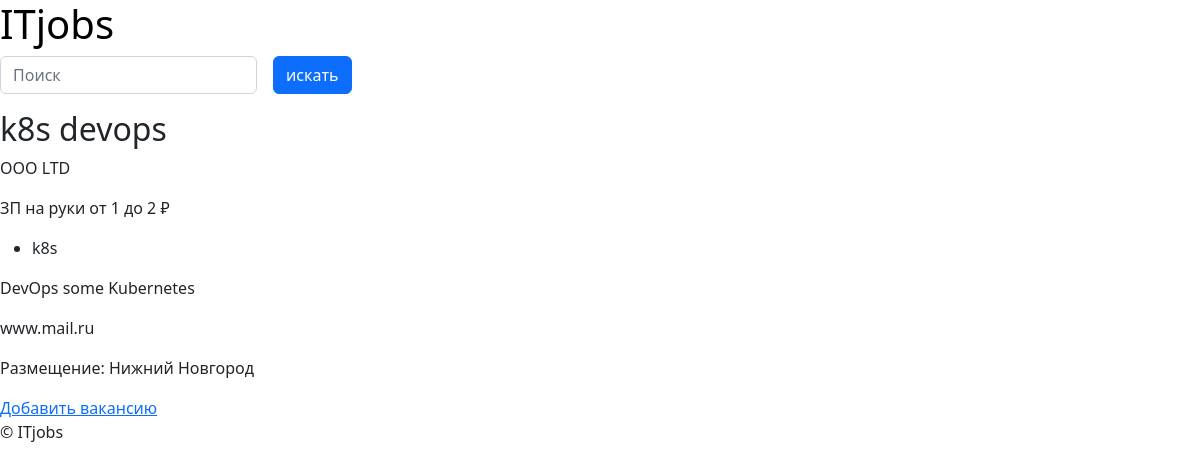
/jobs/16, run on an earlier commit of the app's database.
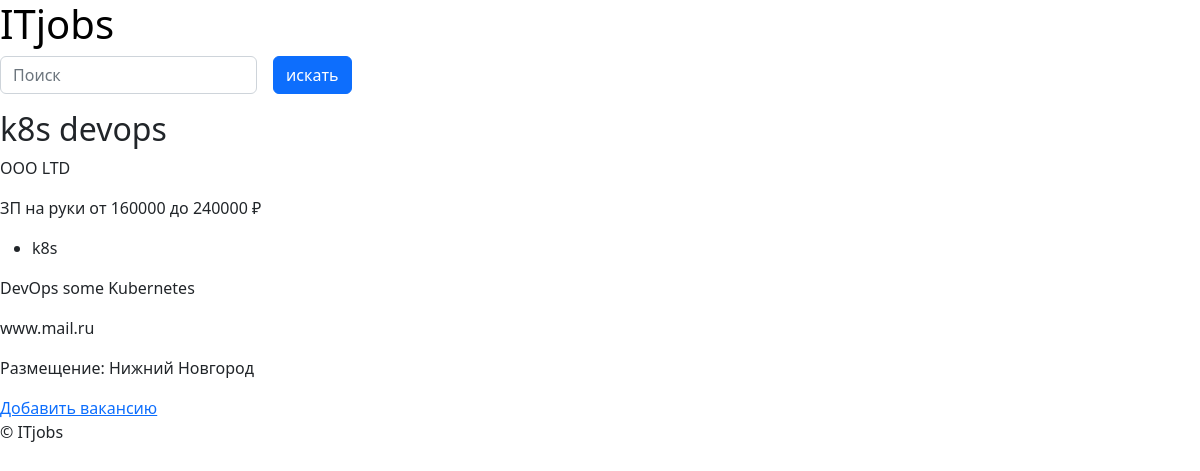
And on a later commit of the database.
### web/models.py (models this page shows, shortened)
class Job(models.Model):
    title = models.CharField(max_length=64, null=False)
    company = models.CharField(max_length=64, blank=True)
    description = models.TextField(null=False)
    tags = models.ManyToManyField(Tag, blank=True, related_name="jobs")
    city = models.ForeignKey(City, on_delete=models.SET_NULL, null=True, related_name="jobs")
    contacts = models.CharField(max_length=256, blank=True, null=False)
    net_salary_from = models.IntegerField(blank=True, null=True, default=None)
    net_salary_to = models.IntegerField(blank=True, null=True, default=None)
    moderated = models.BooleanField(default=False)
    pub_date = models.DateTimeField(default=timezone.now)
    update_date = models.DateTimeField(default=timezone.now)
    objects = models.Manager()
    moderated_objects = ModeratedJobManager()

class Tag(models.Model):
    title = models.CharField(max_length=12, unique=True)
    def __str__(self):
        return f"{self.title}"

class City(models.Model):
    title = models.CharField(max_length=64, unique=True)

### web/views.py (the view)
# urls.py: path("jobs/<int:job_id>", views.job, name="job"),
def job(request, job_id):
    try:
        job = Job.objects.get(pk=job_id)
    except Job.DoesNotExist:
        raise Http404("404")
    if not job.moderated:
        return render(request, "web/moderation.html", status=404)
    return render(request, "web/job.html", {"job": job})

### web/templates/web/job.html (shortened to what this page needs)
{% extends "web/layout.html" %}
{% block body %}
    {% include "web/search_form.html" %}
    <h2>{{ job.title }}</h2>
    <p>{{ job.company }}</p>
    {% if job.net_salary_from or job.net_salary_to %}
        <p>ЗП на руки
            {% if job.net_salary_from %}
                от {{ job.net_salary_from }}
            {% endif %}
            {% if job.net_salary_to %}
                до {{ job.net_salary_to }}
            {% endif %} ₽
        </p>
    {% endif %}
    <ul>
        {% for tag in job.tags.all %}
            <li>{{ tag }}</li>
        {% endfor %}
    </ul>
    <p>{{ job.description }}</p>
    <p>{{ job.contacts}}</p>
    <p>Размещение: {{ job.city.title }}</p>
    <a href="{% url 'add' %}">Добавить вакансию</a>
{% endblock %}

### web/templates/web/layout.html (shortened to what this page needs)
{% load static %}
<!DOCTYPE html>
<html lang="ru">
    <head>
        <link href="{% static 'web/styles.css' %}" rel="stylesheet">
        <link href="https://cdn.jsdelivr.net/npm/bootstrap@5.2.0-beta1/dist/css/bootstrap.min.css" rel="stylesheet">
    </head>
    <body>
        <h1><a id="head" href="{% url 'index' %}">ITjobs</a></h1>
        {% block body %}
        {% endblock %}
        <p>© ITjobs</p>
    </body>
</html>

### web/templates/web/search_form.html
<form class="row g-3" action="{% url 'jobs' %}" method="get">
    <div class="col-auto">
        <input class="form-control" type="text" placeholder="Поиск" name="q" value="{{ request.GET.q }}">
    </div>
    <div class="col-auto">
        <input class="btn btn-primary mb-3" type="submit" value="искать">
    </div>
</form>

### web/static/web/styles.css (style rules this page uses)
body { font-family: sans-serif; }
#head { color: black; text-decoration: none; }

What changed in the data, as far as the page shows it:
changed Job "k8s devops": net_salary_from "1" → "160000"; net_salary_to "2" → "240000"
